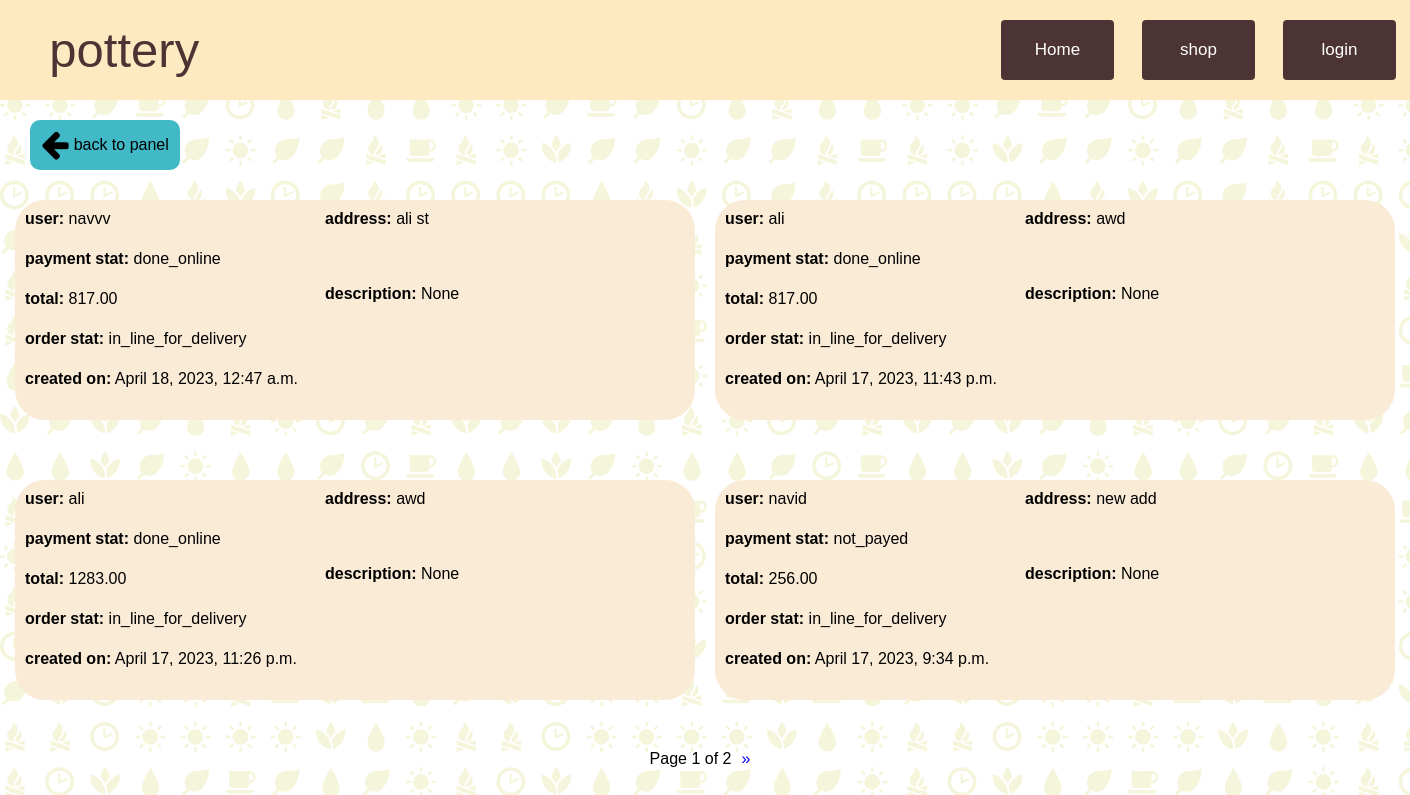
Page /users/view_all_orders/ on the earlier database version.
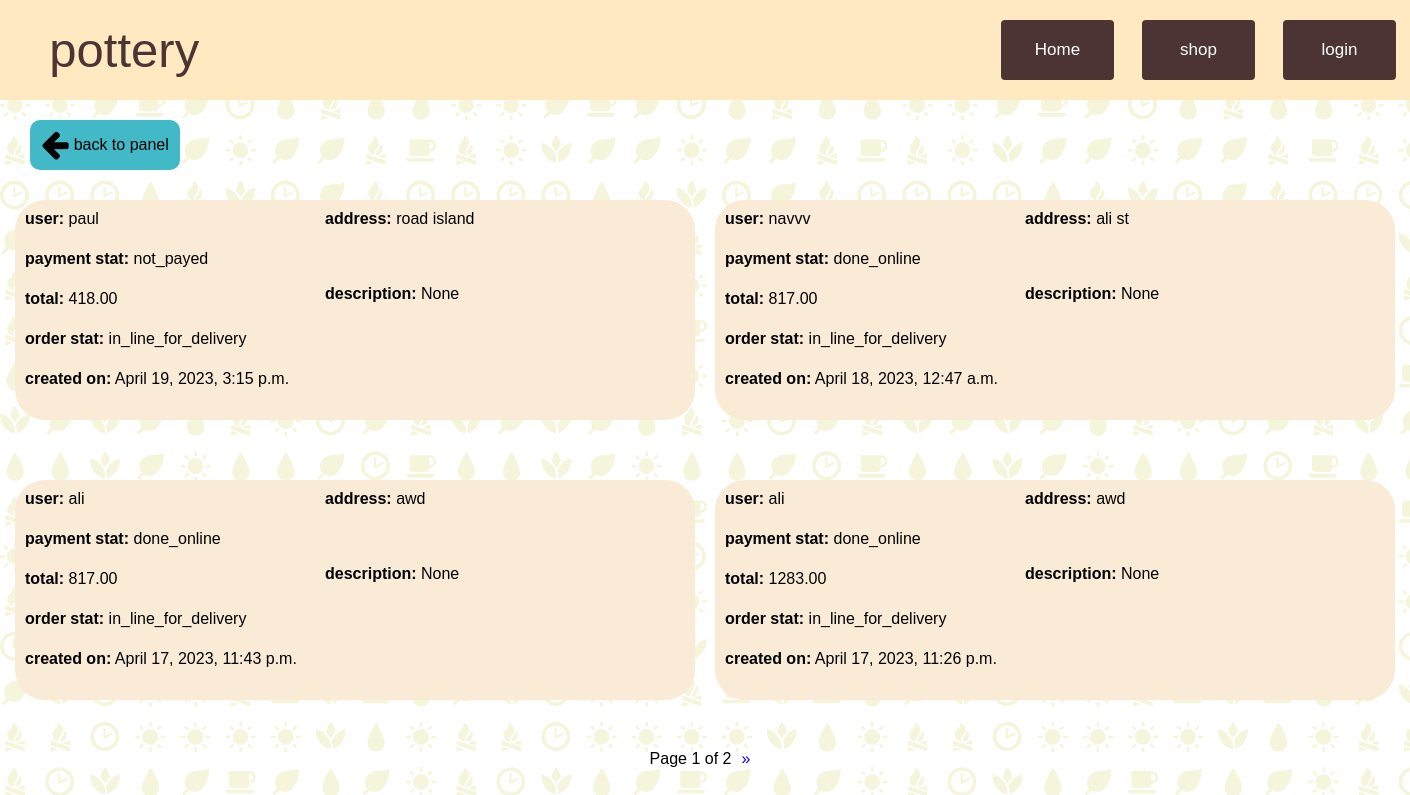
Same page on the later database version.
### users/models.py (models this page shows)
class Orders(models.Model):
    order = models.AutoField(primary_key=True)
    user = models.ForeignKey(to=User, on_delete=models.CASCADE)
    payment_method_choices = [("online", 'online'), ("on_delivery", 'on delivery')]
    payment_method = models.CharField(max_length=20, choices=payment_method_choices, default="online")
    payment_stat_choices = [("done_online", 'done online'), ("done_on_delivery", 'done on delivery'), ("not_payed", "not payed")]
    payment_stat = models.CharField(max_length=20, choices=payment_stat_choices, default="not_payed")
    total = models.DecimalField(max_digits=50, decimal_places=2)
    used_coupon = models.ForeignKey(to=Coupons, on_delete=models.CASCADE, null=True)
    description = models.TextField(null=True)
    order_stat_choices = [("delivered", 'delivered'), ("in_line_for_delivery", 'in line for delivery'),]
    order_stat = models.CharField(max_length=30, choices=order_stat_choices, null=True)
    address = models.TextField()
    created_on = models.DateTimeField(blank=True, default=datetime.now)

### users/views.py (the view)
# urls.py: path('view_all_orders/', view_all_orders, name='view_all_orders'),
def view_all_orders(request):
    o = Paginator(Orders.objects.order_by("-created_on"), 4)
    page = request.GET.get('page')
    orders_paginated = o.get_page(page)
    data = {
        "orders": orders_paginated,
    }
    return render(request, "users/view_all_orders.html/", data)

### templates/users/view_all_orders.html (shortened to what this page needs)
{% extends 'base.html' %}
{% load static %}
{% block head_css %}
<link rel="stylesheet" type="text/css" href="{%  static  '/css/users/view_all_orders.css'  %}" />
<link rel="stylesheet" type="text/css" href="{%  static  '/css/base.css'  %}" />
{% endblock %}
{% block content %}
<body style="background-image: url({% static 'images/icon_grid.svg' %});"></body>
<a class="back_btn" href="{% url 'admin_panel' %}"><i class="fa fa-arrow-left fa-2x"></i>back to panel</a>
<div class="Wrap">
    {% for o in orders %}
        <div class="orders_wrap">
            <div class="area1">
                <p class="short_field"><b>user:</b> {{ o.user }}</p>
                <p class="short_field"><b>payment stat:</b> {{ o.payment_stat }}</p>
                <p class="short_field"><b>total:</b> {{ o.total }}</p>
                <p class="short_field"><b>order stat:</b> {{ o.order_stat }}</p>
                <p class="short_field"><b>created on:</b> {{ o.created_on }}</p>
            </div>
            <div class="area2">
                <p class="long_field"><b>address:</b> {{ o.address }}</p>
                <p class="long_field"><b>description:</b> {{ o.description }}</p>
            </div>
        </div>
    {% endfor %}
</div>
    <div class="page_num">
    Page {{ orders.number }} of {{ orders.paginator.num_pages }}
    {% if orders.has_next %}
        <div class="N">
            <a style="text-decoration: none;" href="?page={{ orders.next_page_number }}">&raquo</a>
        </div>
    {% endif %}
</div>
</body>
{% endblock %}

### templates/base.html (shortened to what this page needs)
{% load static %}
<!DOCTYPE html>
<html lang="en">
<head>
    {% block head_css %}{% endblock %}
    <link rel="stylesheet" href='{%  static  "font-awesome/css/font-awesome.min.css"  %}'>
</head>
<body>
    <div id="navbar" class="navbar">
        <a class="topic-text" href="index.html">pottery</a>
        <ui class="wrap_nav_button" id="wrap_nav_button">
          <a class="nav-button" href="{% url 'index' %}">Home</a>
          <a class="nav-button" href="{% url 'shop' %}">shop</a>
          {% if user.is_anonymous %}
              <a class="nav-button" href="{% url 'login' %}">login</a>
          {% endif %}
        </ui>
    </div>
    {% block content %}
    {% endblock %}
</body>
</html>

### static/css/users/view_all_orders.css (style rules this page uses)
.Wrap { width: 1400px; display: grid; grid-template-columns: 700px 700px; margin: 0 auto 0 auto; }
.orders_wrap { background-color: RGB(250, 235, 215); border-radius: 30px; height: 200px; display: flex; margin: 30px 10px; padding: 10px; }
.long_field, .short_field { overflow: auto; margin: 0; }
.long_field { height: 75px; width: 350px; word-wrap: break-word; }
.short_field { height: 40px; width: 300px; }
.page_num { text-align: center; width: 100%; padding-top: 20px; padding-bottom: 20px; display: flex; align-items: center; justify-content: center; }
.P, .N { margin: 0 10px 0 10px; }
.back_btn { margin: 20px 0 0 30px; color: black; text-decoration: none; gap: 5px; display: flex; background: rgb(65 185 199); border-radius: 10px; border: 0; text-align: center; justify-content: center; align-items: center; width: 150px; height: 50px; }

### static/css/base.css (style rules this page uses)
* { font-family: "Avant Garde", Avantgarde, "Century Gothic", CenturyGothic, "AppleGothic", sans-serif; }
body { margin: 0px; background-size: 100%; position: relative; }
html { scroll-behavior: smooth; }
.navbar { background-color: #FFE9C0; height: 100px; position: relative; display: grid; grid-template-columns: 70% 30%; align-items: center; }
.wrap_nav_button { height: 100%; display: grid; grid-template-columns: 1fr 1fr 1fr; align-items: center; }
.topic-text { margin: 0 0 0 5%; color: #4D3434; font-size: 49px; text-decoration: none; }
.nav-button { height: 60%; width: 80%; display: flex; justify-content: center; align-items: center; justify-self: center; text-decoration: none; font-size: 17px; background-color: #4D3434; color: white; border-radius: 4px; }

Differences in the rows shown:
no longer on this page (row unchanged): Orders: user "navid", payment_stat "not_payed", total "256.00", order_stat "in_line_for_delivery", created_on "April 17, 2023, 9:34 p.m.", address "new add", description "None"
added Orders: user "paul", payment_stat "not_payed", total "418.00", order_stat "in_line_for_delivery", created_on "April 19, 2023, 3:15 p.m.", address "road island", description "None"
